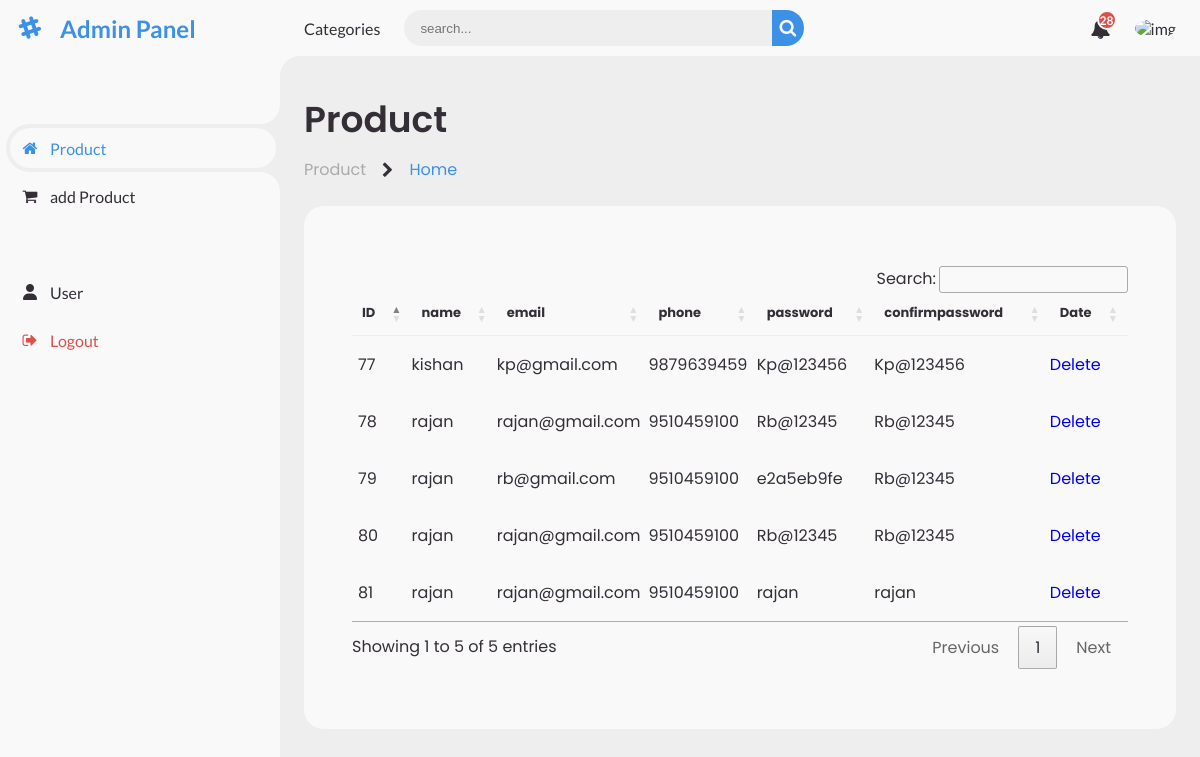
The app's page /admin_login/user.php with its own data.
### admin_login/user.php (the view, shortened to what this page needs)
  <!DOCTYPE html>
<html lang="en">
<?php
include 'conn.php';
 $q = "SELECT * FROM `register form` ";
 $result = mysqli_query($con,$q);
?>
  <head>
    <link rel="stylesheet" href="https://cdnjs.cloudflare.com/ajax/libs/font-awesome/6.1.1/css/all.min.css" />
    <link href="https://cdn.datatables.net/1.10.20/css/jquery.dataTables.min.css" rel="stylesheet">
    <link href="https://cdn.datatables.net/buttons/1.6.2/css/buttons.dataTables.min.css" rel="stylesheet">
      <link rel="stylesheet" href="https://cdnjs.cloudflare.com/ajax/libs/font-awesome/4.7.0/css/font-awesome.min.css">
    <link rel="stylesheet" href="display.css" />
  </head>
  <body>
    <section class="sidebar">
      <a href="#" class="logo">
        <i class="fa fa-slack" aria-hidden="true"></i>
        <span class="text">Admin Panel</span>
      </a>
      <ul class="side-menu top">
        <li class="active">
          <a href="display.php" class="nav-link">
            <i class="fa fa-home"></i>
            <span class="text">Product</span>
          </a>
        </li>
        <li>
          <a href="./add-product.php" class="nav-link">
            <i class="fa fa-shopping-cart"></i>
            <span class="text">add Product</span>
          </a>
        </li>
      </ul>
      <ul class="side-menu">
        <li>
          <a href="user.php">
          <i class="fa-solid fa-user"></i>
            <span class="text">User</span>
          </a>
        </li>
        <li>
          <a href="logout.php" class="logout">
            <i class="fa fa-sign-out"></i>
            <span class="text">Logout</span>
          </a>
        </li>
      </ul>
    </section>
    <section class="content">
      <nav>
        <a href="#" class="nav-link">Categories</a>
        <form method="#">
          <div class="form-input">
          <input type="search" id="searchInput" name="" placeholder="search..." />
            <button class="search-btn" name="" type="submit">
              <i class="fa fa-search"></i>
            </button>
          </div>
        </form>
        <a href="#" class="notification">
          <i class="fa fa-bell"></i>
          <span class="num">28</span>
        </a>
        <a href="#" class="profile">
          <img src="./admin.jpg" alt="img" />
        </a>
      </nav>
      <main>
        <div class="head-title">
          <div class="left">
            <h1>Product</h1>
            <ul class="breadcrumb">
              <li>
                <a href="#">Product</a>
              </li>
              <i class="fa fa-chevron-right"></i>
              <li>
                <a href="#" class="active">Home</a>
              </li>
            </ul>
          </div>
        </div>
        <div class="table-data">
          <div class="order">
            <main class="app-content">
              <div class="row">
                <div class="col-md-12">
                  <div class="tile">
                    <div class="tile-body">
                        <table class="table table-hover table-bordered" id="sampleTable">
                          <thead>
                            <tr>
                              <th>ID</th>
                              <th>name</th>
                              <th>email</th>
                              <th>phone</th>
                              <th>password</th>
                              <th>confirmpassword</th>
                              <th>Date</th>
                            </tr>
                          </thead>
                          <tbody>
                            <?php
                              if ($result->num_rows > 0)
                              {
                                  while ($row = $result->fetch_assoc())
                                    {
                              ?>
                            <tr>
                              <td><?php echo $row['u_id']; ?></td>
                              <td><?php echo $row['u_name']; ?></td>
                              <td><?php echo $row['u_email']; ?></td>
                              <td><?php echo $row['u_phone']; ?></td>
                              <td><?php echo $row['u_password']; ?></td>
                              <td><?php echo $row['u_confirmpassword'];  ?></td>
                              <td><a href="delete_user.php?id=<?php echo $row['u_id']; ?>">Delete</a></td>
                            </tr>
                            <?php		}
                              }
                            ?>
                          </tbody>
                        </table>
                    </div>
                  </div>
                </div>
              </div>
            </main>
          </div>
        </div>
      </main>
    </section>
  </body>
</html>

### records on screen
register form: u_id "77", u_name "kishan", u_email "kp@gmail.com", u_phone "9879639459", u_password "Kp@123456", u_confirmpassword "Kp@123456"
register form: u_id "78", u_name "rajan", u_email "rajan@gmail.com", u_phone "9510459100", u_password "Rb@12345", u_confirmpassword "Rb@12345"
register form: u_id "79", u_name "rajan", u_email "rb@gmail.com", u_phone "9510459100", u_password "e2a5eb9fe", u_confirmpassword "Rb@12345"
register form: u_id "80", u_name "rajan", u_email "rajan@gmail.com", u_phone "9510459100", u_password "Rb@12345", u_confirmpassword "Rb@12345"
register form: u_id "81", u_name "rajan", u_email "rajan@gmail.com", u_phone "9510459100", u_password "rajan", u_confirmpassword "rajan"
